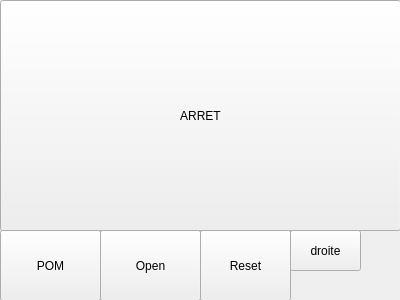
<?xml version="1.0" encoding="UTF-8"?>
<ui version="4.0">
 <class>Widget</class>
 <widget class="QWidget" name="Widget">
  <property name="geometry">
   <rect>
    <x>0</x>
    <y>0</y>
    <width>400</width>
    <height>300</height>
   </rect>
  </property>
  <property name="windowTitle">
   <string>Widget</string>
  </property>
  <widget class="QPushButton" name="pushButton">
   <property name="geometry">
    <rect>
     <x>0</x>
     <y>0</y>
     <width>401</width>
     <height>231</height>
    </rect>
   </property>
   <property name="text">
    <string>ARRET</string>
   </property>
  </widget>
  <widget class="QPushButton" name="pushButton_2">
   <property name="geometry">
    <rect>
     <x>0</x>
     <y>230</y>
     <width>101</width>
     <height>71</height>
    </rect>
   </property>
   <property name="text">
    <string>POM</string>
   </property>
  </widget>
  <widget class="QPushButton" name="pushButton_3">
   <property name="geometry">
    <rect>
     <x>200</x>
     <y>230</y>
     <width>91</width>
     <height>71</height>
    </rect>
   </property>
   <property name="text">
    <string>Reset</string>
   </property>
  </widget>
  <widget class="QPushButton" name="pushButton_4">
   <property name="geometry">
    <rect>
     <x>100</x>
     <y>230</y>
     <width>101</width>
     <height>71</height>
    </rect>
   </property>
   <property name="text">
    <string>Open</string>
   </property>
  </widget>
  <widget class="QPushButton" name="droite">
   <property name="geometry">
    <rect>
     <x>290</x>
     <y>230</y>
     <width>71</width>
     <height>41</height>
    </rect>
   </property>
   <property name="text">
    <string>droite</string>
   </property>
  </widget>
 </widget>
 <layoutdefault spacing="6" margin="11"/>
 <resources/>
 <connections/>
</ui>
